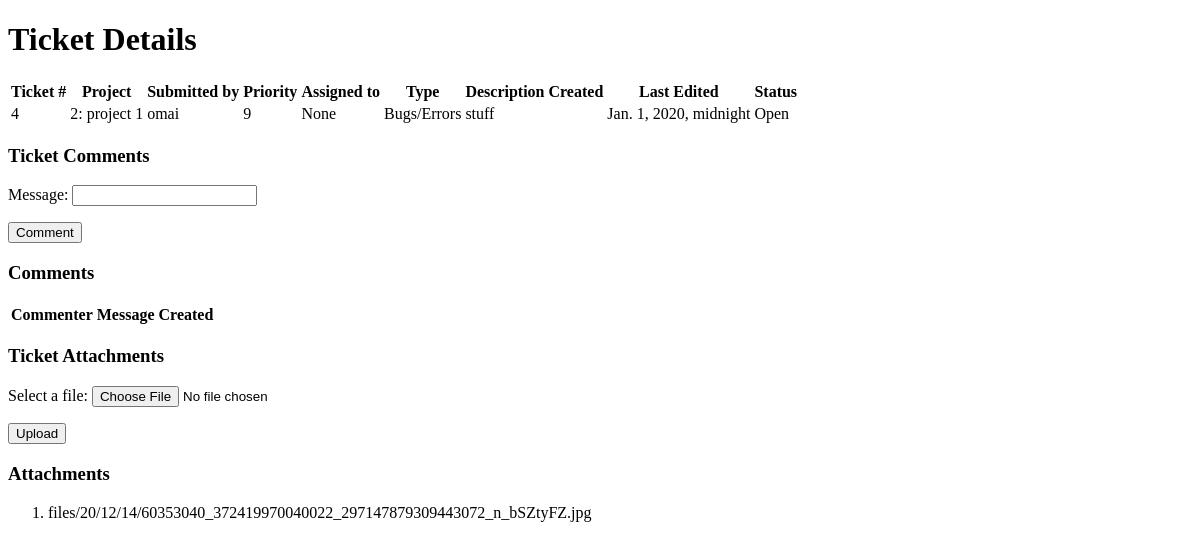
The app's page /tickets/details/4/ (signed in), older data.
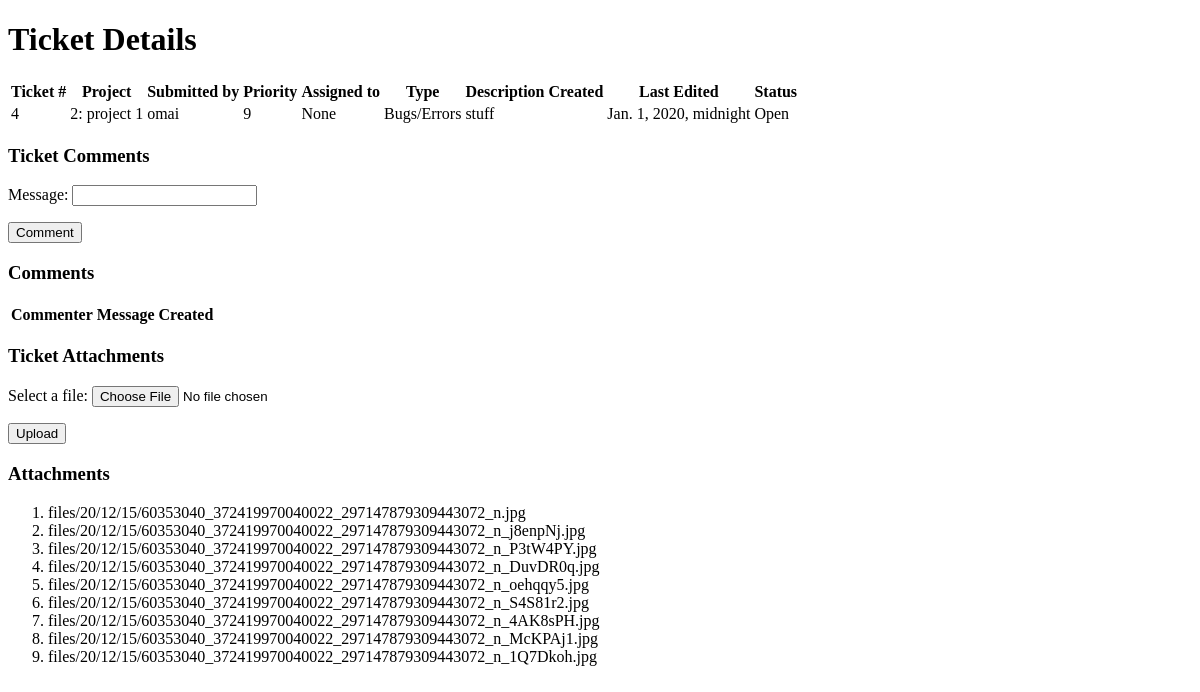
The same page, newer data.
### tickets/models.py (models this page shows)
class File(models.Model):
	ticket = models.ForeignKey(Ticket, on_delete=models.CASCADE,related_name="ticket_attachments")
	file = models.FileField(upload_to='files/%y/%m/%d', blank=True, null=True)

### tickets/views.py (the view)
# urls.py: path('details/<int:ticket_id>/', views.details,name="details"),
@login_required(login_url='authenticate:login')
def details(request,ticket_id):
	ticket = Ticket.objects.get(pk=ticket_id)
	attachmentsList = ticket.ticket_attachments.all()
	comments = ticket.ticket_comments.all()
	memberList = []
	for item in ticket.project.medium_project.all():
		memberList.append(item.member)
	if request.user not in memberList:
		messages.error(request,"USER DOES NOT HAVE ACCESS TO TICKET #: " + str(ticket_id))
		return redirect("tickets:index")
	try:
		ticket = Ticket.objects.get(pk=ticket_id)#find ticket object we got from link
		context = {
			'ticket':ticket,
			'form2': FileForm(),
			'attachmentsList': attachmentsList,
			'form': CommentForm(),
			'comments':comments,
		}
		return render(request, "tickets/details.html",context)
	except:
		messages.error(request,"TICKET DOES NOT EXIST")
		return redirect("tickets:index")

### tickets/forms.py
class FileForm(forms.Form):
	file = forms.FileField(label='Select a file',)

class CommentForm(forms.Form):
	message = forms.CharField(max_length = 100)

### authenticate/models.py (called while the page is built)
	def __str__(self):
		return self.user_name

### projects/models.py (called while the page is built)
	def __str__(self):
		return u'{0}'.format(str(self.id) + ": " + self.name)

### tickets/templates/tickets/details.html (shortened to what this page needs)
{% extends "authenticate/layout.html" %}
{% block body %}
	<div>
		<h1>Ticket Details</h1>
	</div>
	<div>
		<table>
			<tr>
				<th>Ticket #</th>
				<th>Project</th>
				<th>Submitted by</th>
				<th>Priority</th>
				<th>Assigned to</th>
				<th>Type</th>
				<th>Description</th>
				<th>Created</th>
				<th>Last Edited</th>
				<th>Status</th>
			</tr>
			<tr>
				<td>{{ticket.id}}</td>
				<td>{{ticket.project}}</td>
				<td>{{ticket.submitter}}</td>
				<td>{{ticket.priority}}</td>
				<td>{{ticket.personnel}}</td>
				<td>{{ticket.race}}</td>
				<td>{{ticket.description}}</td>
				<td>{{ticket.timecreated}}</td>
				<td>{{ticket.lastEdited}}</td>
				<td>{{ticket.status}}</td>
			</tr>
		</table>
	</div>
	<div>
		<form method="post" action="{% url 'tickets:comment' ticket.id%}">
			<h3>Ticket Comments</h3>
			<div>{{form.as_p}}</div>
			<button type="submit">Comment</button>
		</form>
	</div>
	<div>
		<h3>Comments</h3>
		<div>
			<table>
				<tr>
					<th>Commenter</th>
					<th>Message</th>
					<th>Created</th>
				</tr>
			</table>
		</div>
	</div>
	<div>
		<form method="post" action="{% url 'tickets:upload' ticket.id %}" enctype="multipart/form-data">
			<h3>Ticket Attachments</h3>
			{{form2.as_p}}
			<button type="submit">Upload</button>
		</form>
	</div>
	<div>
		<h3>Attachments</h3>
		<div>
			<ol>
				{% for attachment in attachmentsList %}
					<li>{{attachment.file}}</li>
				{%endfor%}
			</ol>
		</div>
	</div>
{% endblock %}

Row changes from the older to the newer data that the page shows:
removed File: file "files/20/12/14/60353040_372419970040022_297147879309443072_n_bSZtyFZ.jpg"
added File: file "files/20/12/15/60353040_372419970040022_297147879309443072_n.jpg"
added File: file "files/20/12/15/60353040_372419970040022_297147879309443072_n_j8enpNj.jpg"
added File: file "files/20/12/15/60353040_372419970040022_297147879309443072_n_P3tW4PY.jpg"
added File: file "files/20/12/15/60353040_372419970040022_297147879309443072_n_DuvDR0q.jpg"
added File: file "files/20/12/15/60353040_372419970040022_297147879309443072_n_oehqqy5.jpg"
added File: file "files/20/12/15/60353040_372419970040022_297147879309443072_n_S4S81r2.jpg"
added File: file "files/20/12/15/60353040_372419970040022_297147879309443072_n_4AK8sPH.jpg"
added File: file "files/20/12/15/60353040_372419970040022_297147879309443072_n_McKPAj1.jpg"
added File: file "files/20/12/15/60353040_372419970040022_297147879309443072_n_1Q7Dkoh.jpg"
